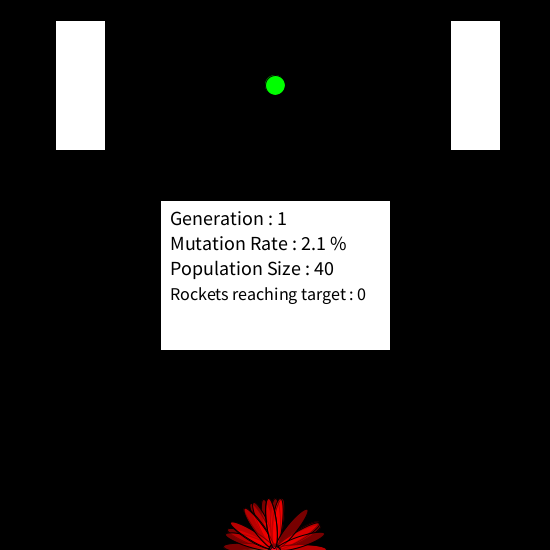
Frame 1 (no input)
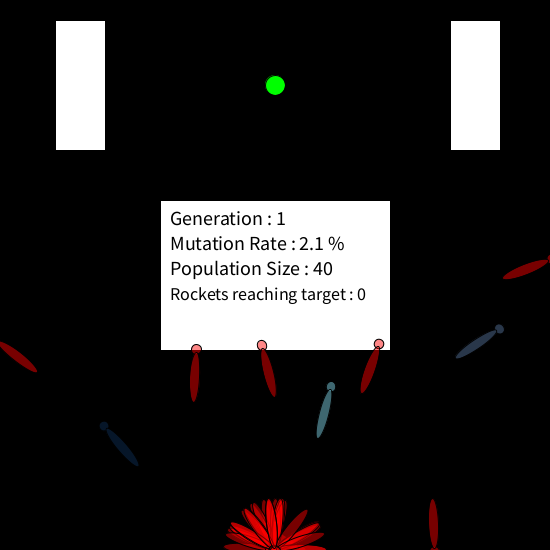
Frame 60 (the mouse pressed at the canvas centre just before this capture)
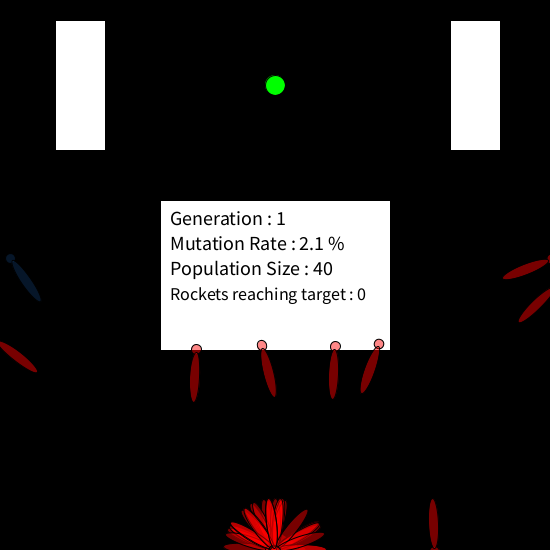
Frame 120 (the mouse held since frame 60 and released just before this capture)

The Processing sketch that drew these frames (run headless with seeded random() and noise(); from frame 60 on, the mouse is pressed at the canvas centre):

// Processing sketch: Smart_Rockets
// ── Smart_Rockets.pde
PVector target;
final int allowedMoves = 400;
Population genePool;

void setup(){
  size(550,550);
  surface.setTitle("Smart Rockets");
  target = new PVector(width/2, 85);
  genePool = new Population(target,0.021,40);
}

void draw(){
  clear();
  background(0);
  fill(0,255,0);
  ellipse(target.x, target.y, 20,20);
  
  // drawing evaluation
  for(Obstacle ob: blocks) ob.disp();
  textSize(20);
  fill(0);
  text("Generation : "+(genePool.generations+1), 170,225);
  text("Mutation Rate : "+(genePool.mutationRate*100)+" %", 170,250);
  text("Population Size : "+genePool.population.length, 170,275);
  textSize(18);
  text("Rockets reaching target : "+genePool.rocketsReached, 170,300);
  
  // the cycle keeps on repeating
  boolean isGenerationCompleted = false;
  for(Rocket r: genePool.population){
     isGenerationCompleted = r.isFinished;
     if(!isGenerationCompleted) break;
  }
  if(!isGenerationCompleted) genePool.updateShow();
  else{
    genePool.calcFitnessAll();
    genePool.naturalSelection();
    genePool.rocketsReached = 0;
  }
}

// ── DNA.pde
class DNA{
  PVector[] pArray;
  DNA(){
    pArray = new PVector[allowedMoves];
    for(int i=0; i<allowedMoves; i++) pArray[i] = PVector.random2D();
  }
  DNA(PVector[] p){ pArray = p; }
};

void collisionHelper(Rocket r){
  float x = r.pos.x;
  float y = r.pos.y;
  
  boolean b = (x >= 0 && x <= width);
  b = b && (y >= 0 && y <= height);
  b = b && (r.count < allowedMoves);
  
  boolean hasCollided = false;
  for(Obstacle ob: blocks){
    hasCollided = ob.isCollided(r);
    if(hasCollided) break;
  }
  
  r.hasCollided = hasCollided;
  r.isFinished = !b || hasCollided;
}

// ── Obstacles.pde
// For the sake of simplicity, we will just use rectangles

class Obstacle{
  PVector pos;
  float WIDTH;
  float HEIGHT;
  Obstacle(PVector p, float x, float y){
    this.pos = p; this.WIDTH = x; this.HEIGHT = y;
  }
  void disp(){
    fill(255);
    rect(this.pos.x, this.pos.y, WIDTH, HEIGHT);
  }
  boolean isCollided(Rocket r){
    return (r.pos.y > this.pos.y && r.pos.y < (this.pos.y + HEIGHT) && r.pos.x > this.pos.x && r.pos.x < (this.pos.x + WIDTH));
  }
};

Obstacle[] blocks = {
  new Obstacle(new PVector(55, 20), 50, 130),
  new Obstacle(new PVector(450, 20), 50, 130),
  new Obstacle(new PVector(160, 200), 230, 150)
};

// ── Population.pde
class Population {
  Rocket[] population;
  PVector TARGET;
  int generations,  rocketsReached;
  float mutationRate, bestFitness, perfectScore;
  Population(PVector TARGETED, float mutation, int popMax){
    this.population = new Rocket[popMax]; // Array to hold the current population
    this.generations = 0; // Number of generations
    this.TARGET = TARGETED; // Target to reach 
    this.mutationRate = mutation; // Mutation rate
    // this.perfectScore = 1.0;
    this.rocketsReached = 0;
    
    // Generating initial population
    for (int i = 0; i < popMax; i++)
      this.population[i] = new Rocket(new DNA());
  }
  
  void calcFitnessAll(){
    float sum = 0.0;
    for(int i = 0; i < this.population.length; i++)
      sum += population[i].calcFitness(this.TARGET);
    for(int i = 0; i < this.population.length; i++)
      population[i].selectionChance = population[i].fitness/sum;
  }
  
  // Creating a new generation using natural selection
  void naturalSelection(){
    Rocket[] matingPool = new Rocket[this.population.length];
    for(int i = 0; i < this.population.length; i++){
      Rocket a = pickOne(this.population);
      Rocket b = pickOne(this.population);
      Rocket c = a.crossOver(b);
      c.mutate(this.mutationRate);
      matingPool[i] = c;
    } 
    for(int i = 0; i < this.population.length; i++) this.population[i] = matingPool[i];
    this.generations++;
  }
  
  void updateShow(){
    for(Rocket r: this.population){
      if(!r.isFinished){
        r.update();
        collisionHelper(r);
      } 
      r.show();
      r.evaluate(this.TARGET);
      if(r.hasReached) this.rocketsReached++;
    }
  }
  
};

Rocket pickOne(Rocket[] arr){
  int index = 0;
  float r = random(1);
  while(r>0 && index < arr.length){
    r -= arr[index].selectionChance;
    index++;
  } index--;
  if(index < 0) index += arr.length;
  return arr[index % arr.length];
}

// ── Rocket.pde
class Rocket{
  PVector pos, vel, acc;
  color c;
  int count;
  DNA dna;
  boolean isFinished, hasCollided, hasReached;
  float fitness, selectionChance;
  Rocket(DNA d){
    this.count = 0;
    this.fitness = 0.0;
    this.isFinished = false;
    this.hasReached = false;
    this.selectionChance = 0.0;
    this.pos = new PVector(width/2, height);
    this.vel = new PVector(0,0);
    this.acc = new PVector(0,0);
    this.c = color(floor(random(255)), floor(random(255)), floor(random(255)));
    this.dna = d;
    this.vel.y = abs(this.vel.y);
  }
  void update(){
    acc = this.dna.pArray[this.count % allowedMoves];
    this.vel.add(acc);
    this.pos.add(vel);
    this.count++;
  }
  void show(){
    push();
    if(isFinished) fill(255,0,0, 120);
    else fill(this.c, 120);
    translate(this.pos.x, this.pos.y);
    rotate(this.vel.heading());
    rectMode(CENTER);
    circle(0, 0, 10);
    ellipse(-28, 0, 50, 10);
    pop();
  } // NOTE: this.vel.heading() = atan(this.vel.y / this.vel.x)
  
  // Fitness function
  float calcFitness(PVector TARGET){
    float d = dist(TARGET.x, TARGET.y, this.pos.x, this.pos.y);
    this.fitness = 1.0/d;
    return this.fitness;
  }
  
  // Crossover
  Rocket crossOver(Rocket r){
    PVector[] dnaTemp = new PVector[allowedMoves];
    int mid = allowedMoves >> 1;
    for(int i = 0; i < allowedMoves; i++){
      if(i<=mid){
        if(this.fitness >= r.fitness) dnaTemp[i] = this.dna.pArray[i];
        else dnaTemp[i] = r.dna.pArray[i];
      }
      else{
        if(this.fitness <= r.fitness) dnaTemp[i] = this.dna.pArray[i];
        else dnaTemp[i] = r.dna.pArray[i];
      }
    }
    return new Rocket(new DNA(dnaTemp));
  }
  
  // Based on a mutation probability, picks a new random character
  void mutate(float mutationRate){
    for(int i = 0; i < allowedMoves; i++)
      if(random(1) < mutationRate)
        this.dna.pArray[i] = PVector.random2D();
  }
  
  // Function to evaluate current generation
  void evaluate(PVector TARGET){
    this.hasReached = dist(this.pos.x, this.pos.y, TARGET.x, TARGET.y) <= 20.0;
    if(this.hasCollided)
      this.fitness = 1.0;
    if(this.hasReached)
      this.fitness *= 100.0;
  }
}
